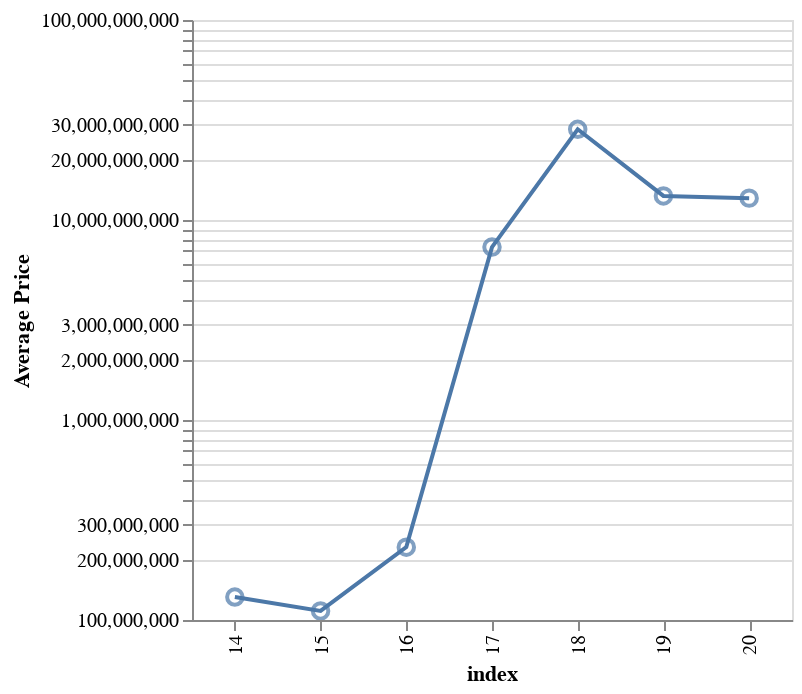

Notebook cell for this chart:
### Code cell
annual_chart_line_two = alt.Chart(frame.reset_index()).mark_line().encode(
                    alt.X('index:N'),
                    alt.Y('Third', axis=alt.Axis(title='Average Price'), scale=alt.Scale(type='log'))).properties(width=300).interactive()



annual_chart_circle_two = alt.Chart(frame.reset_index()).mark_point(size=60).encode(
                    alt.X('index:N'),
                    alt.Y('Third', scale=alt.Scale(type='log'))).interactive()

annual_chart_two = annual_chart_line_two + annual_chart_circle_two

annual_chart_two

# annual_chart_bar = alt.Chart(testframe.reset_index()).mark_bar().encode(
#                     alt.X('index:N'),
#                     alt.Y('First', scale=alt.Scale(type='log'))).interactive()

# annual_chart_bar

### Figure 1 — Vega-Lite specification as saved in the notebook (floating-point values rounded to 4 significant figures)
{"config": {"view": {"continuousWidth": 400, "continuousHeight": 300}}, "layer": [{"data": {"name": "data-63589c0bf58844e2223e6f9791806822"}, "mark": "line", "encoding": {"x": {"type": "nominal", "field": "index"}, "y": {"type": "quantitative", "axis": {"title": "Average Price"}, "field": "Third", "scale": {"type": "log"}}}, "selection": {"selector035": {"type": "interval", "bind": "scales", "encodings": ["x", "y"]}}, "width": 300}, {"data": {"name": "data-63589c0bf58844e2223e6f9791806822"}, "mark": {"type": "point", "size": 60}, "encoding": {"x": {"type": "nominal", "field": "index"}, "y": {"type": "quantitative", "field": "Third", "scale": {"type": "log"}}}, "selection": {"selector036": {"type": "interval", "bind": "scales", "encodings": ["x", "y"]}}}], "$schema": "https://vega.github.io/schema/vega-lite/v4.8.1.json", "datasets": {"data-63589c0bf58844e2223e6f9791806822": [{"index": 14, "First": 7148000000.0, "Second": 320200000.0, "Third": 130300000.0, "Fourth": 66640000.0, "Fifth": 42310000.0, "Sixth": 32730000.0, "Seventh": 28100000.0, "Eighth": 19880000.0, "Ninth": 14420000.0, "Tenth": 11130000.0}, {"index": 15, "First": 3938000000.0, "Second": 298300000.0, "Third": 111000000.0, "Fourth": 39290000.0, "Fifth": 17000000.0, "Sixth": 14350000.0, "Seventh": 12910000.0, "Eighth": 12000000.0, "Ninth": 10540000.0, "Tenth": 8826000.0}, {"index": 16, "First": 8611000000.0, "Second": 785400000.0, "Third": 231300000.0, "Fourth": 169400000.0, "Fifth": 94390000.0, "Sixth": 68670000.0, "Seventh": 47470000.0, "Eighth": 37630000.0, "Ninth": 30310000.0, "Tenth": 24010000.0}, {"index": 17, "First": 58710000000.0, "Second": 18240000000.0, "Third": 7320000000.0, "Fourth": 3633000000.0, "Fifth": 2213000000.0, "Sixth": 1624000000.0, "Seventh": 1416000000.0, "Eighth": 1203000000.0, "Ninth": 974800000.0, "Tenth": 823100000.0}, {"index": 18, "First": 138600000000.0, "Second": 51730000000.0, "Third": 28420000000.0, "Fourth": 16400000000.0, "Fifth": 9337000000.0, "Sixth": 6297000000.0, "Seventh": 5572000000.0, "Eighth": 4927000000.0, "Ninth": 4200000000.0, "Tenth": 3691000000.0}, {"index": 19, "First": 131000000000.0, "Second": 19540000000.0, "Third": 13190000000.0, "Fourth": 4885000000.0, "Fifth": 4456000000.0, "Sixth": 3850000000.0, "Seventh": 3132000000.0, "Eighth": 2804000000.0, "Ninth": 2209000000.0, "Tenth": 1609000000.0}, {"index": 20, "First": 196600000000.0, "Second": 32580000000.0, "Third": 12860000000.0, "Fourth": 9219000000.0, "Fifth": 4638000000.0, "Sixth": 3930000000.0, "Seventh": 3575000000.0, "Eighth": 3273000000.0, "Ninth": 2973000000.0, "Tenth": 2422000000.0}]}}
